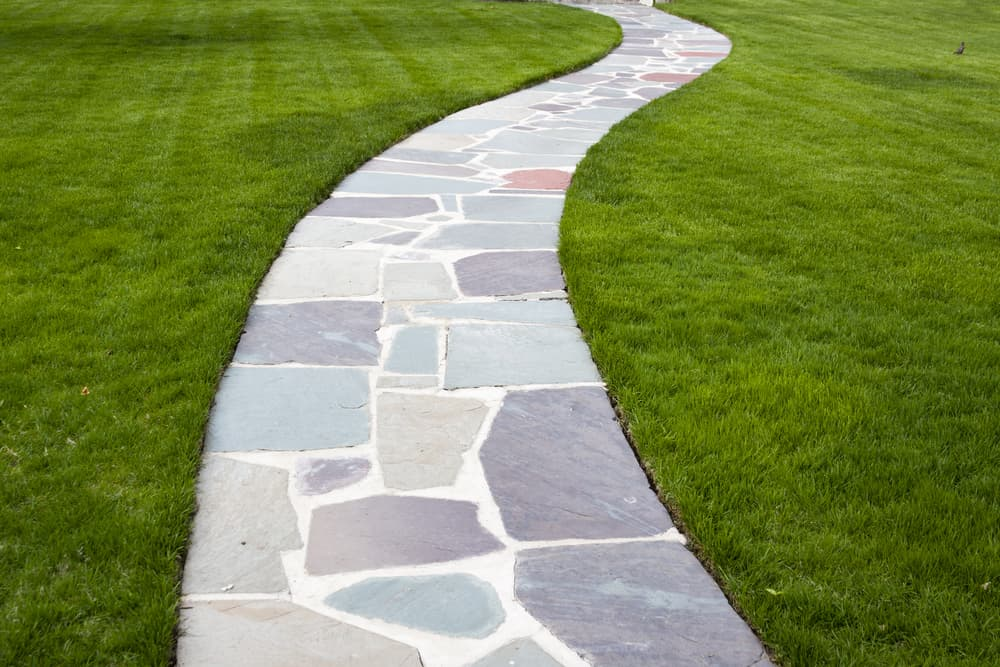
#> input picture imaging/four.jpeg, 1000 x 667 px
$ python cv.py
#> lines starting #> are read from the running program, lines starting #| are printed output that depends on the picture; after the words box and inside, x2 and y2 are one past the last pixel; in counts of white or black regions, pixels touching at a corner belong together
import cv2
import numpy as np

image4 = cv2.imread("four.jpeg")
#> image4 is the input picture: shape (667, 1000, 3); mean B, G, R 82.1, 140.8, 126.9

grayscaleimage = cv2.cvtColor(image4, cv2.COLOR_BGR2GRAY)
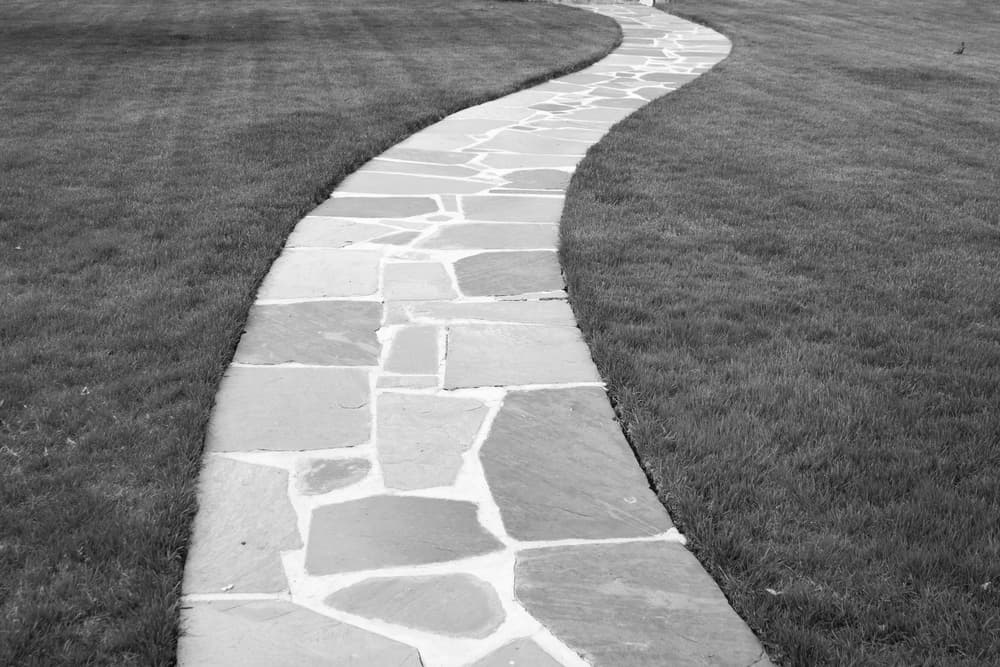
#> grayscaleimage: shape (667, 1000); min 1, max 255, mean 129.9

hist = cv2.equalizeHist(grayscaleimage)
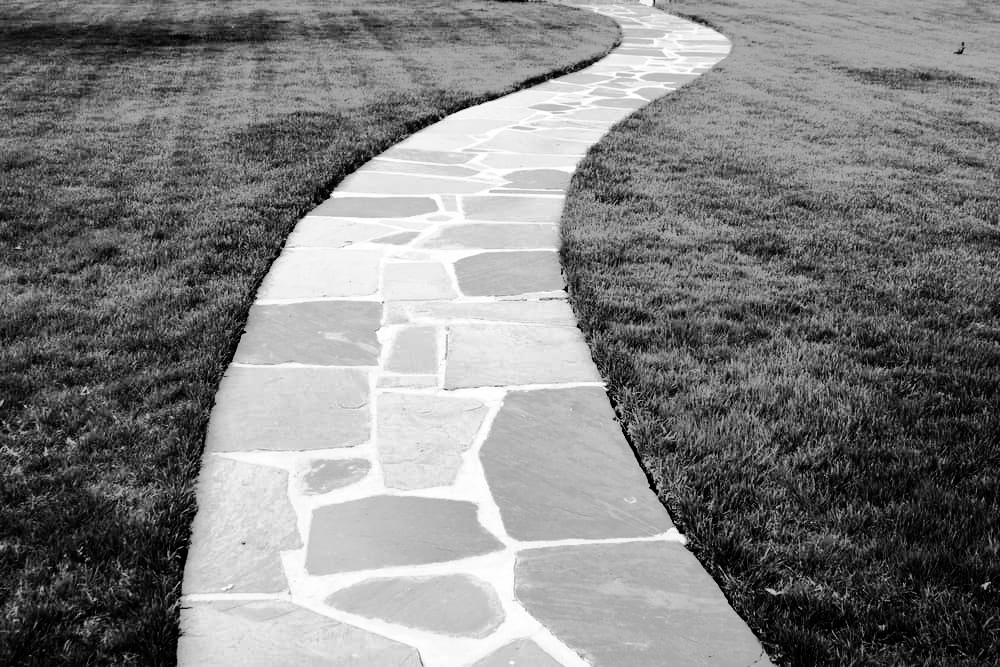
#> hist: shape (667, 1000); min 0, max 255, mean 128.3

adaptive_threshold = cv2.adaptiveThreshold(hist, 255, cv2.ADAPTIVE_THRESH_MEAN_C, cv2.THRESH_BINARY, 11, 2)
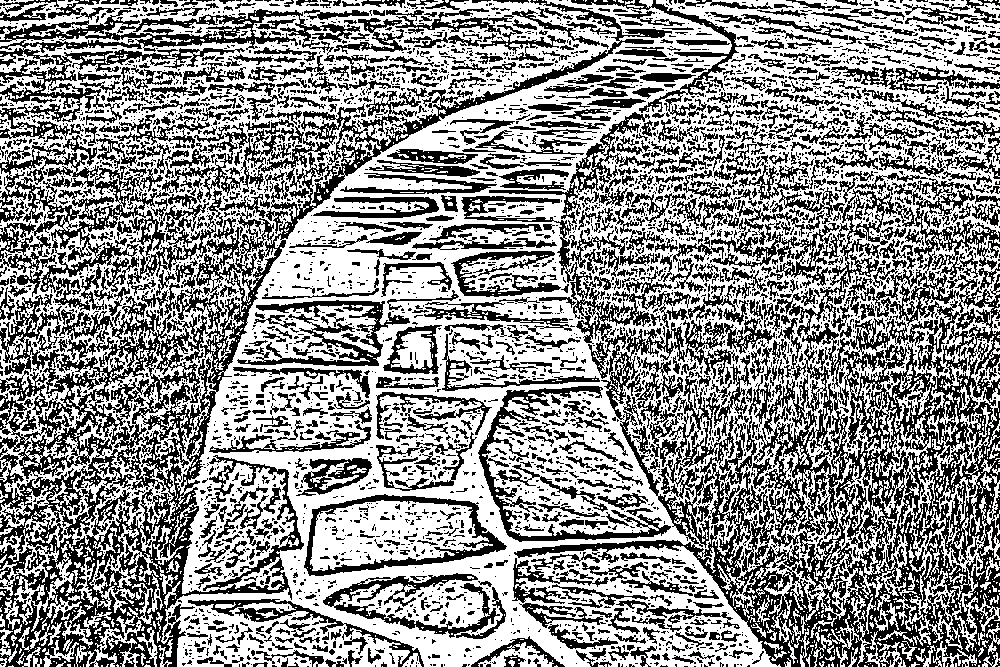
#> adaptive_threshold: shape (667, 1000); 56.4% white; 4277 black regions (3348 under 20 px), largest, box (x1, y1, x2, y2) and area: (0, 0, 672, 667) 65629, (514, 178, 1000, 667) 64999, (461, 196, 775, 420) 8161

edges = cv2.Canny(hist, 300, 400)
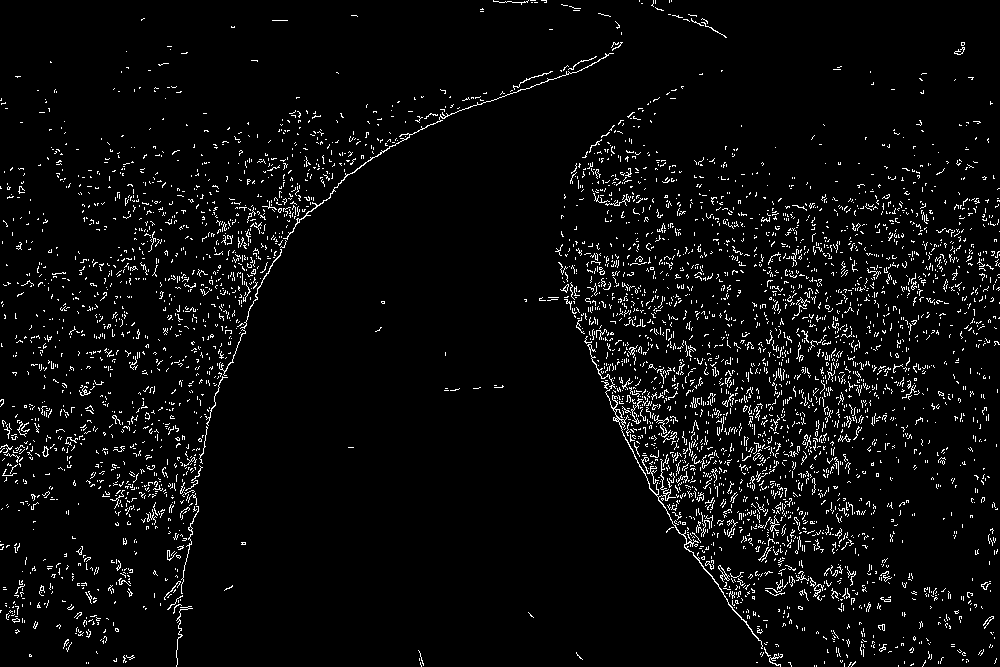
#> edges: shape (667, 1000); 4.3% white in thin lines or dots

# Create a binary mask based on the edges
mask = np.zeros_like(edges)
mask[edges > 0] = 255

# Convert marked_image to a three-channel color image
marked_image = cv2.cvtColor(edges, cv2.COLOR_GRAY2BGR)
#> marked_image: shape (667, 1000, 3); 4.3% white in thin lines or dots

# Invert the mask
inverted_mask = cv2.bitwise_not(mask)

# Apply the mask to make the rest of the image black
marked_image[inverted_mask > 0] = [0, 0, 0]

# Display the image with the walkway edges
cv2.imshow('Walkway Edges', marked_image)
cv2.waitKey(0)
cv2.destroyAllWindows()

$ run again, with imaging/five.jpeg copied over imaging/four.jpeg
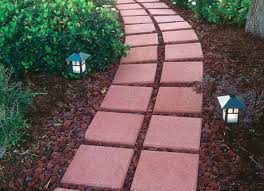
#> input picture imaging/five.jpeg, 264 x 191 px
#> image4 is the input picture: shape (191, 264, 3); mean B, G, R 84.5, 89.1, 102.2
#> `adaptive_threshold = cv2.adaptiveThreshold(hist, 255, cv2.ADAPTIVE_THR..`:
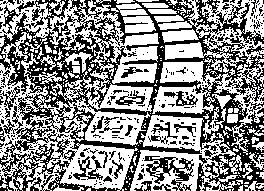
#> adaptive_threshold: shape (191, 264); 55.5% white; black in thin lines or dots
#> `edges = cv2.Canny(hist, 300, 400)`:
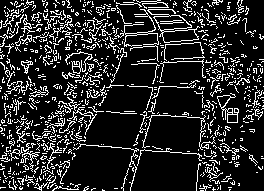
#> edges: shape (191, 264); 16.4% white in thin lines or dots
#> marked_image: shape (191, 264, 3); 16.4% white in thin lines or dots

$ run again, with imaging/three.jpeg copied over imaging/four.jpeg
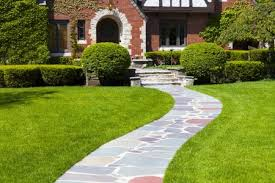
#> input picture imaging/three.jpeg, 275 x 183 px
#> image4 is the input picture: shape (183, 275, 3); mean B, G, R 61.1, 128.4, 119.2
#> `adaptive_threshold = cv2.adaptiveThreshold(hist, 255, cv2.ADAPTIVE_THR..`:
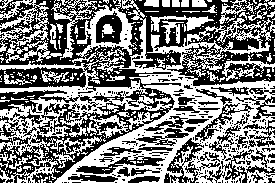
#> adaptive_threshold: shape (183, 275); 49.4% white; 356 white regions (307 under 20 px), largest, box (x1, y1, x2, y2) and area: (0, 0, 275, 183) 17260, (0, 0, 62, 63) 1407, (72, 0, 136, 63) 1058
#> `edges = cv2.Canny(hist, 300, 400)`:
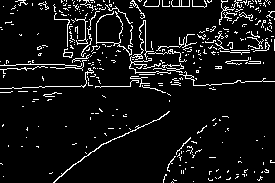
#> edges: shape (183, 275); 7.6% white in thin lines or dots
#> marked_image: shape (183, 275, 3); 7.6% white in thin lines or dots

$ run again, with imaging/two.jpeg copied over imaging/four.jpeg
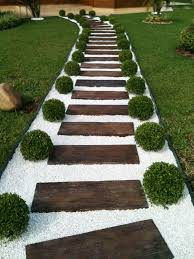
#> input picture imaging/two.jpeg, 194 x 259 px
#> image4 is the input picture: shape (259, 194, 3); mean B, G, R 84, 108.7, 104
#> `adaptive_threshold = cv2.adaptiveThreshold(hist, 255, cv2.ADAPTIVE_THR..`:
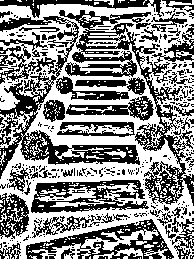
#> adaptive_threshold: shape (259, 194); 53.8% white; 338 black regions (281 under 20 px), largest, box (x1, y1, x2, y2) and area: (59, 10, 194, 206) 5421, (0, 16, 140, 179) 4846, (26, 219, 174, 259) 2125
#> `edges = cv2.Canny(hist, 300, 400)`:
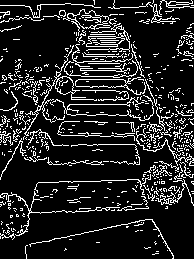
#> edges: shape (259, 194); 13.9% white in thin lines or dots
#> marked_image: shape (259, 194, 3); 13.9% white in thin lines or dots
